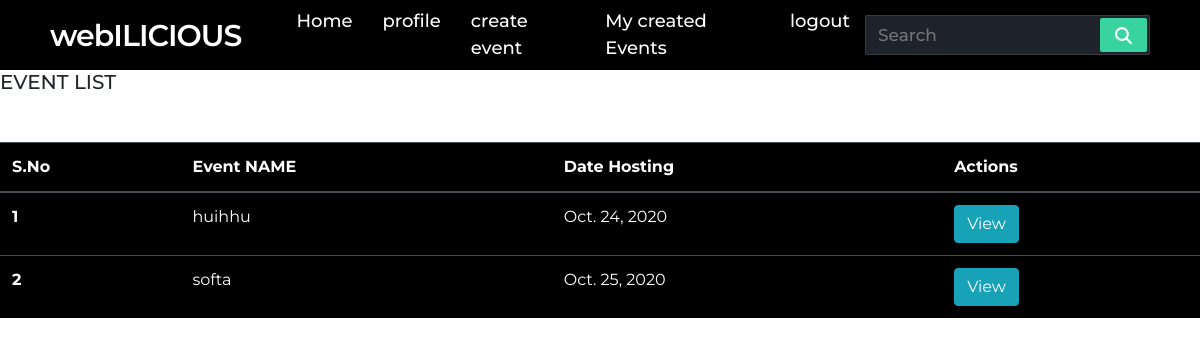
/user/viewEvents (signed in), run on the app's committed database.
### user/models.py (models this page shows, shortened)
class Events(models.Model):
    hoster=models.ForeignKey(Profile,on_delete=models.CASCADE)
    name = models.CharField(max_length=100)
    description=models.CharField(max_length=100)
    fees = models.IntegerField()
    college = models.CharField(max_length=255)
    dateCreated= models.DateTimeField(auto_now_add=True)
    dateHost = models.DateField()

### user/views.py (the view)
# urls.py: path('viewEvents',views.viewEvents,name="viewEvents"),
def viewEvents(request):
    try:
        profile = Profile.objects.get(student_id=request.user.id)
        print(profile.college_name)
        events = Events.objects.filter(college = profile.college_name)
        context = {'events': events,'item' : profile}
    except:
        events = []
        context = {'events': events,'item' : profile}
    return render(request,'user/Viewevents.html',context)

### user/templates/user/ViewEvents.html (shortened to what this page needs)
{% extends 'user/base.html' %}
{% load static %}
{% block body %}
<h5>EVENT LIST </h5>
{% if item %}
<div class="  mt-5 table-responsive">
  <table class="table table-hover table-dark  " style="background-color:black" >
    <thead>
      <tr>
        <th scope="col">S.No</th>
        <th scope="col">Event NAME</th>
        <th scope="col">Date Hosting</th>
        <th scope="col">Actions</th>
      </tr>
    </thead>
    <tbody>
      {%  for i in events %}
      <tr>
        <th scope="row">{{ forloop.counter }}</th>
        <td>{{ i.name }}</td>
        <td>{{ i.dateHost }}</td>
        <td>
        <a href="{%url 'eventDetails' i.id %}" class="btn btn-info text-white">View</a>
        </td>
      </tr>
      {% endfor %}
      {% else %}
      <h6 style="margin-top: 100px;color: #c9302c"> No events created yet </h6>
      {% endif %}
{% endblock body %}

### static/css/base.css (style rules this page uses)
* { margin: 0; padding: 0; outline: none; box-sizing: border-box; font-family: 'Montserrat', sans-serif; }

### data on the page
Events: name "huihhu", dateHost "Oct. 24, 2020"
Events: name "softa", dateHost "Oct. 25, 2020"
